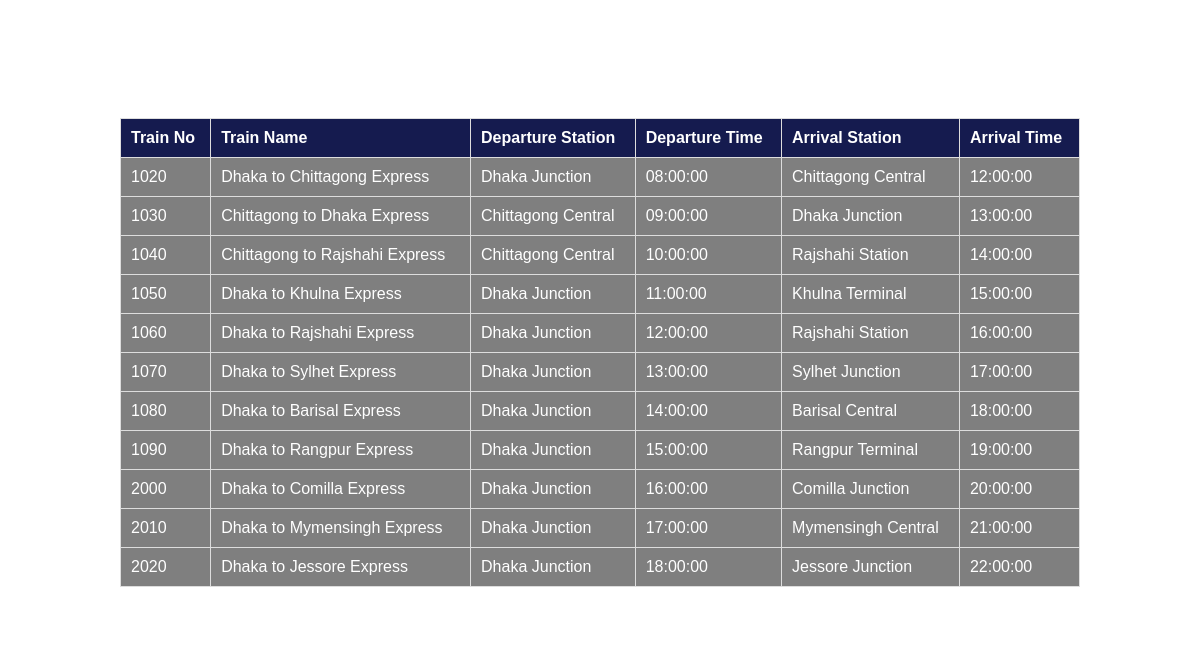
The page /trainlist.php on the database as committed earlier.
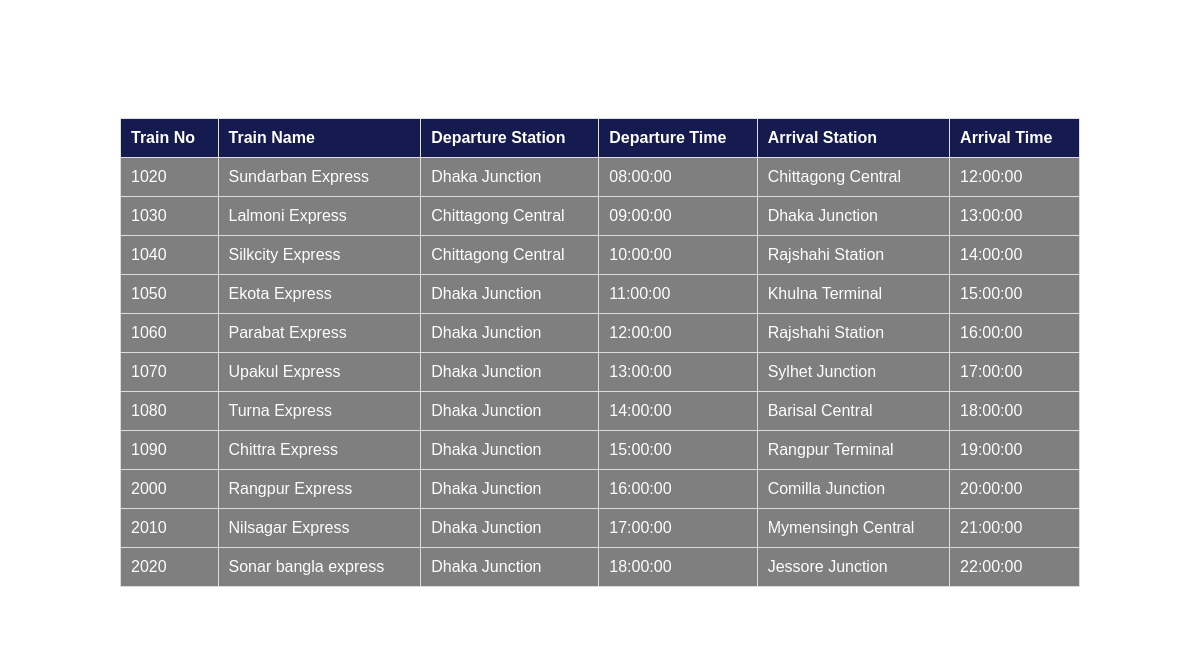
The same page on the database as committed later.
### tables this page shows
CREATE TABLE `trainroutes` (
  `TrainNo` int(11) NOT NULL,
  `TrainName` varchar(255) DEFAULT NULL,
  `TrainRoute` varchar(255) DEFAULT NULL,
  `DepartureTime` time DEFAULT NULL,
  `DepartureStation` varchar(100) DEFAULT NULL,
  `ArrivalStation` varchar(100) DEFAULT NULL,
  `ArrivalTime` time DEFAULT NULL
);

### trainlist.php (the view, shortened to what this page needs)
<?php
$servername = "localhost";
$username = "root";
$password = "";
$dbname = "railway_database";
$conn = new mysqli($servername, $username, $password, $dbname);
$sql = "SELECT * FROM TrainRoutes";
$result = $conn->query($sql);
?>
<!DOCTYPE html>
<html lang="en">
<head>
</head>
<body>
    <div class="container">
        <h2>Train List</h2>
        <table>
            <tr>
                <th>Train No</th>
                <th>Train Name</th>
                <th>Departure Station</th>
                <th>Departure Time</th>
                <th>Arrival Station</th>
                <th>Arrival Time</th>
            </tr>
            <?php
            if ($result->num_rows > 0) {
                while ($row = $result->fetch_assoc()) {
                    echo "<tr>";
                    echo "<td>" . $row["TrainNo"] . "</td>";
                    echo "<td>" . $row["TrainName"] . "</td>";
                    echo "<td>" . $row["DepartureStation"] . "</td>";
                    echo "<td>" . $row["DepartureTime"] . "</td>";
                    echo "<td>" . $row["ArrivalStation"] . "</td>";
                    echo "<td>" . $row["ArrivalTime"] . "</td>";
                    echo "</tr>";
                }
            } else {
                echo "<tr><td colspan='6'>No trains found</td></tr>";
            }
            ?>
        </table>
    <div style="text-align: center; margin-top: 20px;">
    <a href="home.php" class="return-home-link" style="color: #ffffff; font-size: 20px;"><b>Back to Home</b></a>
</div>
    </div>
</body>
</html>

### trainlist.php (style rules this page uses)
body { margin: 0; padding: 0; font-family: Arial, sans-serif; background-image: url('https://volumezeroltd.com/wp-content/uploads/2022/02/Coxs-Bazaar-Railway-Station-14.jpg'); background-size: cover; background-position: center; background-repeat: no-repeat; color: white; }
.container { width: 80%; margin: 0 auto; padding-top: 50px; }
h2 { text-align: center; background-color: rgba(255, 255, 255, 0.5); color: white; }
table { width: 100%; border-collapse: collapse; margin-top: 20px; background-color: rgba(0, 0, 0, 0.5); }
th, td { border: 1px solid #ddd; padding: 10px; text-align: left; color: white; }
th { background-color: #151B4F; }

Rows that differ between the two databases and show on the page:
changed trainroutes id 1020: TrainName "Dhaka to Chittagong Express" → "Sundarban Express"
changed trainroutes id 1030: TrainName "Chittagong to Dhaka Express" → "Lalmoni Express"
changed trainroutes id 1040: TrainName "Chittagong to Rajshahi Express" → "Silkcity Express"
changed trainroutes "Khulna Terminal": TrainName "Dhaka to Khulna Express" → "Ekota Express"
changed trainroutes id 1060: TrainName "Dhaka to Rajshahi Express" → "Parabat Express"
changed trainroutes "Sylhet Junction": TrainName "Dhaka to Sylhet Express" → "Upakul Express"
changed trainroutes "Barisal Central": TrainName "Dhaka to Barisal Express" → "Turna Express"
changed trainroutes "Rangpur Terminal": TrainName "Dhaka to Rangpur Express" → "Chittra Express"
changed trainroutes "Comilla Junction": TrainName "Dhaka to Comilla Express" → "Rangpur Express"
changed trainroutes "Mymensingh Central": TrainName "Dhaka to Mymensingh Express" → "Nilsagar Express"
changed trainroutes "Jessore Junction": TrainName "Dhaka to Jessore Express" → "Sonar bangla express"
